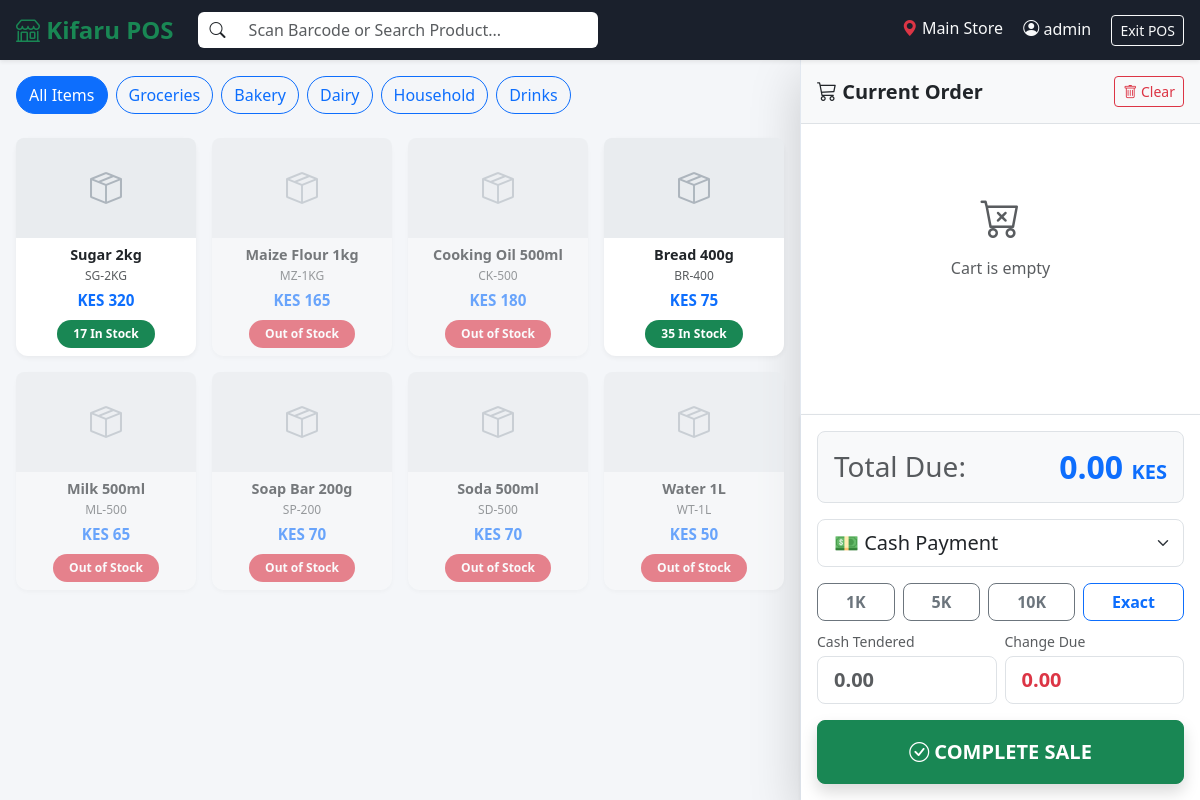
Page /pos/ (signed in) on the committed database.
### inventory/models.py (models this page shows, shortened)
class Warehouse(models.Model):
    name = models.CharField(max_length=100, unique=True, help_text="e.g., Main Store, Mombasa Branch, Retail Floor")
    location = models.CharField(max_length=255, blank=True, null=True)
    is_retail_storefront = models.BooleanField(default=False, help_text="Can POS cashiers sell directly from here?")
    is_active = models.BooleanField(default=True)

class ProductCategory(models.Model):
    name = models.CharField(max_length=100)
    description = models.TextField(blank=True, null=True)
    class Meta:
        verbose_name_plural = "Product Categories"

class Product(models.Model):
    UNIT_CHOICES = [
        ('PCS', 'Pieces'),
        ('KG', 'Kilograms'),
        ('LTR', 'Liters'),
        ('BOX', 'Boxes'),
    ]
    sku = models.CharField(max_length=50, unique=True, help_text="Stock Keeping Unit (Barcode/ID)")
    name = models.CharField(max_length=255)
    category = models.ForeignKey(ProductCategory, on_delete=models.PROTECT)
    unit_of_measure = models.CharField(max_length=5, choices=UNIT_CHOICES, default='PCS')
    cost_price = models.DecimalField(max_digits=12, decimal_places=2, default=Decimal('0.00'),
                                     help_text="Default buying cost per unit (KES)")
    selling_price = models.DecimalField(max_digits=12, decimal_places=2, default=Decimal('0.00'),
                                        help_text="Default selling price per unit (KES)")
    reorder_level = models.DecimalField(max_digits=10, decimal_places=2, default=Decimal('0.00'),
                                        help_text="Alert when total stock falls to or below this")
    is_active = models.BooleanField(default=True)
    created_at = models.DateTimeField(auto_now_add=True)
    def get_stock_in_warehouse(self, warehouse):
        result = self.movements.filter(warehouse=warehouse).aggregate(total=Sum('quantity'))
        return result['total'] or Decimal('0.00')

### sales/views.py (the view)
# urls.py: path('pos/', views.pos_dashboard, name='pos_dashboard'), # The POS screen
@login_required(login_url='/admin/login/')
def pos_dashboard(request):
    storefront = Warehouse.objects.filter(is_retail_storefront=True).first()
    products = Product.objects.filter(is_active=True)
    categories = ProductCategory.objects.all()
    for product in products:
        if storefront:
            product.storefront_stock = product.get_stock_in_warehouse(storefront)
        else:
            product.storefront_stock = Decimal('0.00')
    context = {
        'storefront': storefront,
        'products': products,
        'categories': categories,
    }
    return render(request, 'sales/pos.html', context)

### sales/templates/sales/pos.html (shortened to what this page needs)
<!DOCTYPE html>
<html lang="en">
<head>
    <link href="https://cdn.jsdelivr.net/npm/bootstrap@5.3.0/dist/css/bootstrap.min.css" rel="stylesheet">
    <link rel="stylesheet" href="https://cdn.jsdelivr.net/npm/bootstrap-icons@1.10.5/font/bootstrap-icons.css">
</head>
<body>
<nav class="navbar pos-header px-3 shadow-sm" style="height: 60px;">
    <div class="d-flex align-items-center w-100">
        <h4 class="mb-0 me-4 fw-bold text-success"><i class="bi bi-shop"></i> Kifaru POS</h4>
        <div class="input-group" style="max-width: 400px;">
            <span class="input-group-text bg-white border-0"><i class="bi bi-search"></i></span>
            <input type="text" id="searchInput" class="form-control border-0 shadow-none" placeholder="Scan Barcode or Search Product..." onkeyup="filterProducts()">
        </div>
        <div class="ms-auto text-light">
            <span class="me-3"><i class="bi bi-geo-alt-fill text-danger"></i> {{ storefront.name }}</span>
            <span><i class="bi bi-person-circle"></i> {{ request.user.username }}</span>
            <a href="/" class="btn btn-sm btn-outline-light ms-3">Exit POS</a>
        </div>
    </div>
</nav>
<div class="container-fluid p-0">
    <div class="row g-0">
        <div class="col-md-8 p-3" style="height: calc(100vh - 60px); overflow-y: auto;">
            <div class="d-flex overflow-auto mb-3 pb-2" style="white-space: nowrap;">
                <button class="btn btn-outline-primary rounded-pill me-2 filter-btn active" onclick="filterCategory('ALL', this)">All Items</button>
                {% for category in categories %}
                <button class="btn btn-outline-primary rounded-pill me-2 filter-btn" onclick="filterCategory('{{ category.id }}', this)">{{ category.name }}</button>
                {% endfor %}
            </div>
            <div class="row g-3" id="productGrid">
                {% for product in products %}
                <div class="col-xl-3 col-lg-4 col-md-6 product-item" data-category="{{ product.category.id }}" data-name="{{ product.name|lower }}" data-sku="{{ product.sku|lower }}">
                    {% if product.storefront_stock > 0 %}
                    <div class="card product-card h-100"
                         onclick="addToCart('{{ product.id }}', '{{ product.name|escapejs }}', '{{ product.storefront_stock|floatformat:0 }}', '{{ product.selling_price }}')">
                    {% else %}
                    <div class="card product-card h-100 bg-light" style="opacity: 0.6; cursor: not-allowed;">
                    {% endif %}
                        <div class="product-icon-placeholder">
                            <i class="bi bi-box-seam"></i>
                        </div>
                        <div class="card-body p-2 text-center">
                            <h6 class="card-title text-truncate mb-1" style="font-size: 0.9rem; font-weight: 600;">{{ product.name }}</h6>
                            <p class="text-muted mb-1" style="font-size: 0.75rem;">{{ product.sku }}</p>
                            <p class="fw-bold text-primary mb-2" style="font-size: 0.95rem;">KES {{ product.selling_price|floatformat:0 }}</p>
                            {% if product.storefront_stock > 0 %}
                                <span class="badge bg-success rounded-pill px-3 py-2">{{ product.storefront_stock }} In Stock</span>
                            {% else %}
                                <span class="badge bg-danger rounded-pill px-3 py-2">Out of Stock</span>
                            {% endif %}
                        </div>
                    </div>
                </div>
                {% endfor %}
            </div>
        </div>
        <div class="col-md-4 cart-panel shadow-lg">
            <div class="p-3 bg-light border-bottom d-flex justify-content-between align-items-center">
                <h5 class="mb-0 fw-bold"><i class="bi bi-cart3"></i> Current Order</h5>
                <button class="btn btn-sm btn-outline-danger" onclick="clearCart()"><i class="bi bi-trash"></i> Clear</button>
            </div>
            <div class="p-3 cart-items">
                <table class="table table-borderless table-hover mb-0" id="cartTable">
                    <tbody id="cartBody">
                        <tr><td colspan="4" class="text-center text-muted mt-5 py-5"><i class="bi bi-cart-x fs-1 d-block mb-2"></i> Cart is empty</td></tr>
                    </tbody>
                </table>
            </div>
            <div class="p-3 bg-white border-top shadow-sm">
                <div class="d-flex justify-content-between align-items-center mb-3 p-3 bg-light rounded-3 border">
                    <h3 class="mb-0 text-muted">Total Due:</h3>
                    <h2 class="mb-0 fw-bold text-primary"><span id="cartTotal">0.00</span> <span class="fs-5">KES</span></h2>
                </div>
                <div class="mb-3">
                    <select class="form-select form-select-lg" id="paymentMethod" onchange="togglePaymentFields()">
                        <option value="CASH">💵 Cash Payment</option>
                    </select>
                </div>
                <div id="cashCalculator">
                    <div class="d-flex gap-2 mb-2">
                        <button class="btn btn-outline-secondary quick-cash-btn flex-fill" onclick="setCash(1000)">1K</button>
                        <button class="btn btn-outline-secondary quick-cash-btn flex-fill" onclick="setCash(5000)">5K</button>
                        <button class="btn btn-outline-secondary quick-cash-btn flex-fill" onclick="setCash(10000)">10K</button>
                        <button class="btn btn-outline-primary quick-cash-btn flex-fill" onclick="setExactCash()">Exact</button>
                    </div>
                    <div class="row g-2 mb-3">
                        <div class="col-6">
                            <label class="form-label text-muted small mb-1">Cash Tendered</label>
                            <input type="number" id="cashTendered" class="form-control form-control-lg fw-bold" placeholder="0.00" onkeyup="calculateChange()">
                        </div>
                        <div class="col-6">
                            <label class="form-label text-muted small mb-1">Change Due</label>
                            <input type="text" id="changeDue" class="form-control form-control-lg fw-bold text-danger bg-white" value="0.00" readonly>
                        </div>
                    </div>
                </div>
                <button class="btn btn-success btn-lg w-100 fw-bold py-3 shadow" onclick="checkout(event)">
                    <i class="bi bi-check-circle"></i> COMPLETE SALE
                </button>
            </div>
        </div>
    </div>
</div>
</body>
</html>

### sales/templates/sales/pos.html (style rules this page uses)
body { background-color: #f4f6f9; height: 100vh; overflow: hidden; }
.pos-header { background: #1a202c; color: white; }
.product-card { transition: all 0.2s ease; border: none; border-radius: 12px; box-shadow: 0 2px 5px rgba(0,0,0,0.05); cursor: pointer; }
.cart-panel { background: white; border-left: 1px solid #e2e8f0; height: calc(100vh - 60px); display: flex; flex-direction: column; }
.cart-items { flex-grow: 1; overflow-y: auto; }
.filter-btn.active { background-color: #0d6efd; color: white; }
.quick-cash-btn { border-radius: 8px; font-weight: bold; }
.product-icon-placeholder { height: 100px; background: #e9ecef; border-radius: 8px 8px 0 0; display: flex; align-items: center; justify-content: center; color: #adb5bd; font-size: 2rem; }

### rows in the picture
Warehouse: name "Main Store"
ProductCategory: name "Groceries"
ProductCategory: name "Bakery"
ProductCategory: name "Dairy"
ProductCategory: name "Household"
ProductCategory: name "Drinks"
Product: name "Sugar 2kg", sku "SG-2KG", selling_price "320", storefront_stock "17"
Product: name "Maize Flour 1kg", sku "MZ-1KG", selling_price "165", shows "Out of Stock"
Product: name "Cooking Oil 500ml", sku "CK-500", selling_price "180", shows "Out of Stock"
Product: name "Bread 400g", sku "BR-400", selling_price "75", storefront_stock "35"
Product: name "Milk 500ml", sku "ML-500", selling_price "65", shows "Out of Stock"
Product: name "Soap Bar 200g", sku "SP-200", selling_price "70", shows "Out of Stock"
Product: name "Soda 500ml", sku "SD-500", selling_price "70", shows "Out of Stock"
Product: name "Water 1L", sku "WT-1L", selling_price "50", shows "Out of Stock"

### other values in the picture
{{ request.user.username }} "admin"
